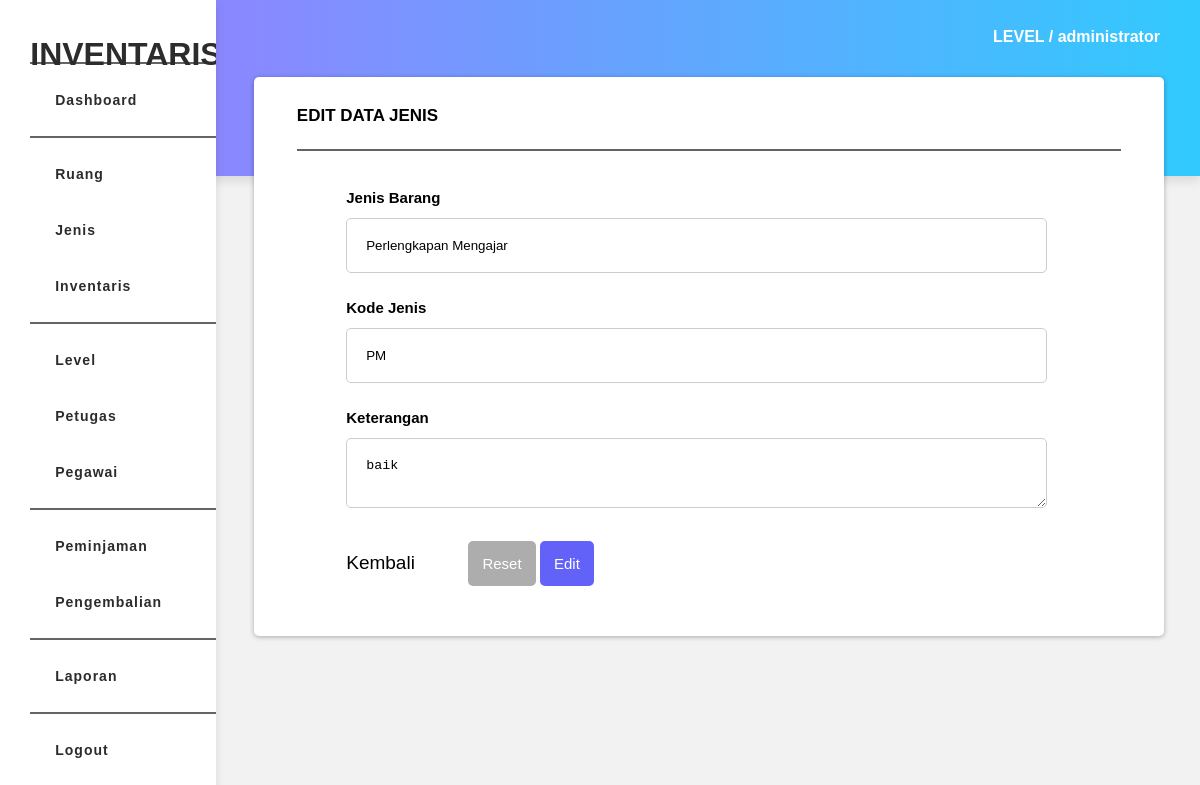
Screenshot of /views/jenis/update_jenis.php?id=2 (signed in) with the database file from the repository.
### tables this page shows
CREATE TABLE `jenis` (
  `id_jenis` int(11) NOT NULL,
  `nama_jenis` varchar(22) NOT NULL,
  `kode_jenis` varchar(10) NOT NULL,
  `keterangan` text NOT NULL
);

### function/connect.php (called while the page is built, shortened)
<?php
class Connect
{
    private $host = 'localhost';
    private $user = 'root';
    private $pass = '';
    private $db   = 'inventaris';
    function __construct()
    {
        $this->conn = new mysqli($this->host, $this->user, $this->pass, $this->db);
    }
}
?>

### function/f_jenis.php (called while the page is built, shortened)
<?php
include 'connect.php';
class Jenis extends Connect
{
    public function view_edit($id)
    {
        $query = "SELECT * FROM jenis WHERE id_jenis = '$id'";
        $hasil = $this->conn->query($query);
        $row = $hasil->fetch_array();
        $data[] = $row;
        return $data;
    }
}
?>

### views/jenis/update_jenis.php (the view, shortened to what this page needs)
<?php
	include '../../function/f_jenis.php';
	$jenis = new Jenis();
	$id = $_GET['id'];
	$data = $jenis->view_edit($id);
?>
<!DOCTYPE html>
<html>
<head>
	<link rel="stylesheet" href="../../assets/css/style.css">
</head>
<body>
		<?php include '../../page/dashboard/sidebar.php'; ?>
	<div class="container">
		<div class="text-level" style="margin-top: 3%;">
			<h4>LEVEL / <?php echo $_SESSION['level']; ?></h4>
		</div>
		<div class="section">
				<div class="text-table">
						<h4>Edit Data Jenis</h4>
				</div>
				<hr class="line">
				<div class="form-section">
						<form method="post" action="">
						<?php
							foreach($data as $row){
						?>
								<div class="form-input">
										<label class="form-lb">Jenis Barang</label>
										<input type="text" name="nama_jenis" class="form-line" placeholder="Jenis Barang" value="<?php echo $row['nama_jenis']; ?>">
								</div>
								<div class="form-input">
										<label class="form-lb">Kode Jenis</label>
										<input type="text" name="kode_jenis" class="form-line" placeholder="Kode Jenis" value="<?php echo $row['kode_jenis']; ?>">
								</div>
								<div class="form-input">
										<label class="form-lb">Keterangan</label>
										<textarea class="form-line" name="keterangan" placeholder="Keterangan..."><?php echo $row['keterangan']; ?></textarea>
								</div>
								<div class="form-btn">
										<a href="view_jenis.php" class="link">Kembali</a>
										<input type="reset" name="reset" class="btn btn-grey" value="Reset" style="margin-left: 7%;">
										<input type="submit" name="submit" class="btn btn-black" value="Edit">
								</div>
							<?php } ?>
						</form>
				</div>
		</div>
	</div>
</body>
</html>

### assets/css/style.css (style rules this page uses)
body { background-color: #f2f2f2; font-family: sans-serif; }
a { text-decoration: none; }
.link { color: black; font-size: 19px; }
.btn-black { background-color: #6362f8 !important; }
.btn-grey { background-color: #adadad !important; }
.btn { color: #fff; padding: 14px; font-size: 15px; border: none; border-radius: 5px; cursor: pointer; }
.container { margin-left: 20%; margin-top: 1%; position: relative; }
.text-level { margin-left: 79%; margin-top: -3.5%; font-family: sans-serif; color: #fff; }
.section { background-color: #fff; padding: 30px 43px; box-shadow: 0 1px 5px rgba(0, 0, 0, 0.3); display: inline-block; width: 87%; margin: 9px; border-radius: 5px; margin-bottom: 5%; }
.text-table { margin-top: -23px; font-size: 17px; text-transform: uppercase; }
.line { border: 0.5px solid #656363; }
.form-section { margin-left: 6%; margin-right: 9%; margin-top: 3%; }
.form-input { display: grid; padding: 13px 0px; }
.form-line, select { padding: 19px; margin-top: 12px; border: 1px solid #ccc; border-radius: 5px; }
.form-lb { font-size: 15px; font-weight: bold; }
.form-btn { margin-top: 20px; margin-bottom: 20px; }

### rows the page displays
jenis: nama_jenis "Perlengkapan Mengajar", kode_jenis "PM", keterangan "baik"

### other values shown
$_SESSION['level'] "administrator"
